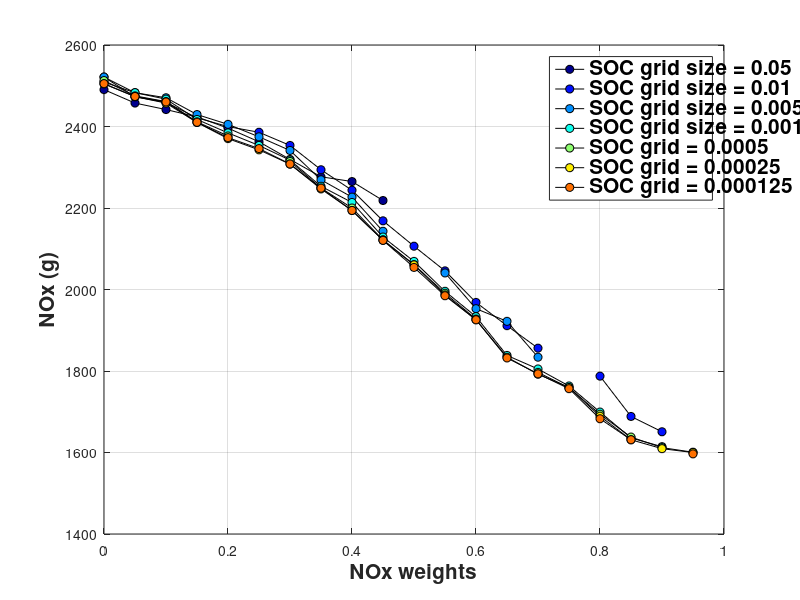
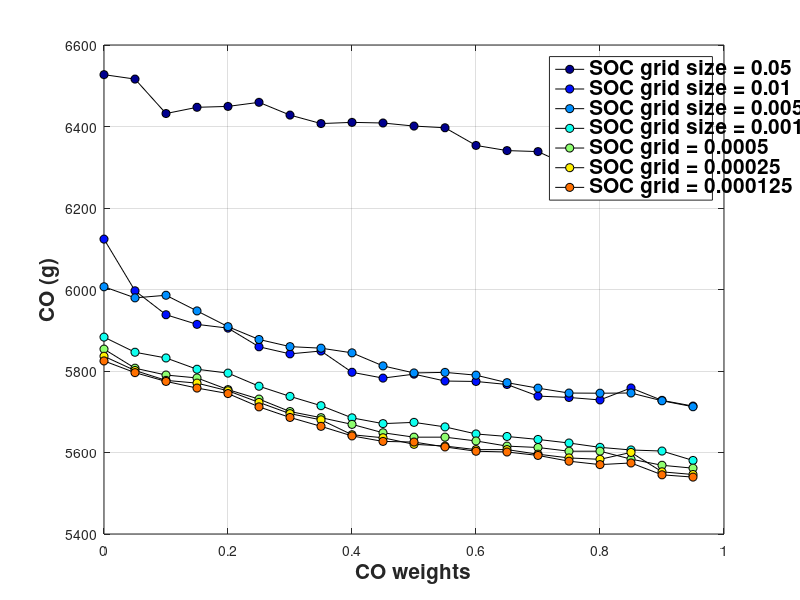
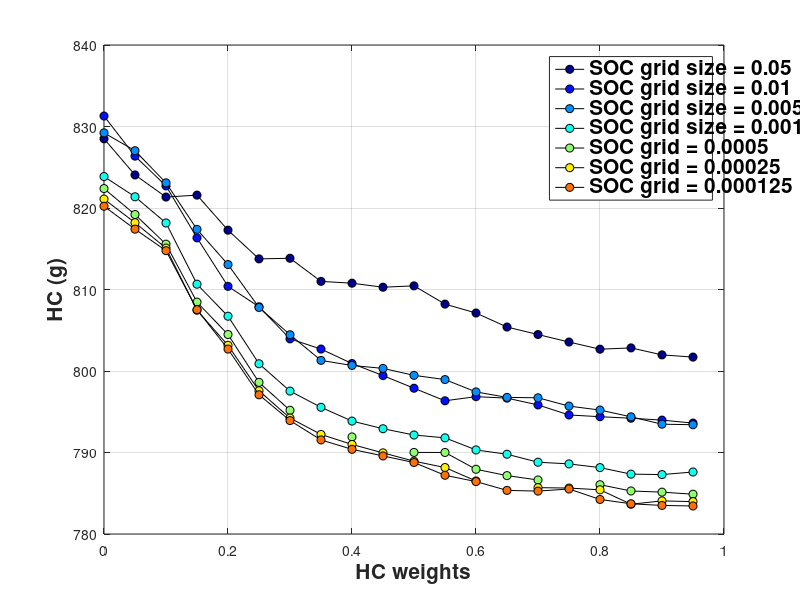
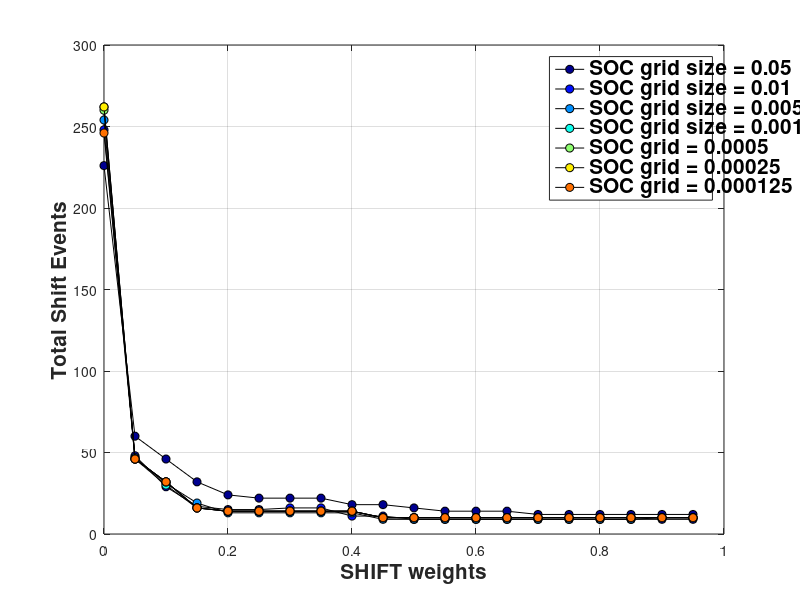

Source code (MATLAB) for these figures, in order:
clear;
clf;
close all;
C = jet;
h = 14;
r=6;
t = 10;
q = 7;  % For colors
start = 1;
stop = 10;
for i = [start, 2,3,4,5,6,7];
    if i == 1
        load SOC_grid_05_trq_1_NM_HWFET;
        c = 'SOC grid size = 0.05';
    elseif i == 2
        load SOC_grid_01_trq_1_NM_HWFET;
        c = 'SOC grid size = 0.01';
    elseif i == 3
        load SOC_grid_005_trq_1_NM_HWFET;
        c = 'SOC grid size = 0.005';
    elseif i == 4
        load SOC_grid_001_trq_1_NM_HWFET;
        c = 'SOC grid size = 0.001';
    elseif i == 5
        load SOC_grid_0005_trq_1_NM_HWFET;
        c = 'SOC grid = 0.0005';
    elseif i == 6
        load SOC_grid_00025_trq_1_NM_HWFET;
        c = 'SOC grid = 0.00025';
    elseif i == 7
        load SOC_grid_000125_trq_1_NM_HWFET;
        c = 'SOC grid = 0.000125';
    elseif i == 8
        load SOC_grid_0005_interp;
        c = '0.0005 lin. interp.';
    elseif i == 9
        load SOC_grid_005_interp_cubic;
        c = '0.005 cubic interp.';
    elseif i == 10
        load SOC_grid_0005_interp_cubic;
        c = '0.0005 cubic. interp.';
    elseif i == 11;
        load SOC_grid_005_interp_full_cyc;
        c = '0.005 line. interp FULL';
    elseif i == 12;
        load SOC_grid_005_interp_lower_weights;
        c = '0.005 line. interp Lower weights';
    elseif i == 13;
        load SOC_grid_005_interp_full_cyc_smooth;
        c = '0.005 line. interp Full CYC Smoothed Data';
    else
        load SOC_grid_001_interp_full_cyc_smooth;
        c = '0.001 line. interp Full CYC Smoothed Data';
    end
    
    if i == start
        leg = {c};
        a = 1;
    else
        leg = {leg{1:a}, c};
        a = a+1;
    end
    
    figure(1)
    plot(result.a1(1,:),result.NOx(1,:),'-ko',...
        'LineWidth',0.5,...
        'MarkerEdgeColor','k',...
        'MarkerFaceColor',C(a+(a-1)*q,:),...
        'MarkerSize',r)
    grid on
    ylabel('NOx (g)')
    xlabel('NOx weights')
    legend(leg{1:a})
    set(findall(gcf,'type','text'),'FontSize',15,'fontWeight','bold')
    hold on
    
    figure(2)
    plot(result.a2(2,:),result.CO(2,:),'-ko',...
        'LineWidth',0.5,...
        'MarkerEdgeColor','k',...
        'MarkerFaceColor',C(a+(a-1)*q,:),...
        'MarkerSize',r)
    grid on
    ylabel('CO (g)')
    xlabel('CO weights')
    legend(leg{1:a})
    set(findall(gcf,'type','text'),'FontSize',15,'fontWeight','bold')
    hold on
    
    figure(3)
    plot(result.a3(3,:),result.HC(3,:),'-ko',...
        'LineWidth',0.5,...
        'MarkerEdgeColor','k',...
        'MarkerFaceColor',C(a+(a-1)*q,:),...
        'MarkerSize',r)
    grid on
    ylabel('HC (g)')
    xlabel('HC weights')
    legend(leg{1:a})
    set(findall(gcf,'type','text'),'FontSize',15,'fontWeight','bold')
    hold on
    
    figure(4)
    plot(result.shift(4,:),result.SE(4,:),'-ko',...
        'LineWidth',0.5,...
        'MarkerEdgeColor','k',...
        'MarkerFaceColor',C(a+(a-1)*q,:),...
        'MarkerSize',r)
    grid on
    ylabel('Total Shift Events')
    xlabel('SHIFT weights')
    legend(leg{1:a})
    set(findall(gcf,'type','text'),'FontSize',15,'fontWeight','bold')
    hold on
    
    figure(5)
    plot(result.eng(5,:),result.EE(5,:),'-ko',...
        'LineWidth',0.5,...
        'MarkerEdgeColor','k',...
        'MarkerFaceColor',C(a+(a-1)*q,:),...
        'MarkerSize',r)
    grid on
    ylabel('Total Engine Events')
    xlabel('ENG weights')
    legend(leg{1:a})
    set(findall(gcf,'type','text'),'FontSize',15,'fontWeight','bold')
    hold on
end

hold off
set(findall(gcf,'type','text'),'FontSize',15,'fontWeight','bold')

